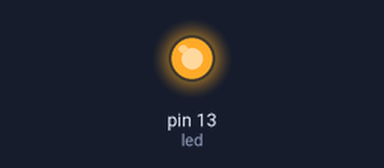
A sketch run on a simulated Arduino Uno, built with avr-gcc and run on an emulated ATmega328P. Shown: output pins drawn as LEDs (lit = HIGH). What the sketch prints to the serial monitor is not drawn.

Above: at 0.2 s.
At 21.7 s:
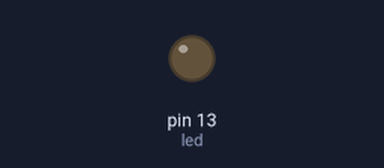
Timing chart, 0 to 24.1 s (numbered marks = the images above):
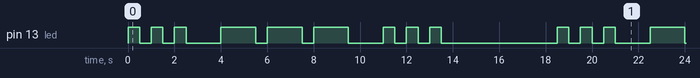

Measured:
- by itself, pin 13 (led): repeats every 18.5 s: 2 × (LOW 0.50 s, HIGH 0.50 s), LOW 1.5 s, 2 × (HIGH 1.5 s, LOW 0.50 s), HIGH 1.5 s, LOW 1.5 s, 2 × (HIGH 0.50 s, LOW 0.50 s), HIGH 0.50 s, LOW 5.0 s, HIGH 0.50 s
- by itself, everything shown: repeats every 18.5 s, in 18 steps

The sketch:

MorseBlink.ino
```cpp
/*
  MorseBlink
  Turns a string into a led Morse Code sequence

  created July 31 2014
  by Marcos Labad
 */

 // led port to use
 int led = 13;

 // set the dot duration. Any other depend on it
 int dotDuration = 500;

 int dashDuration = dotDuration * 3;
 int silenceDuration = dotDuration;
 int letterSeparator  = dashDuration;
 int wordSeparator = dotDuration * 7;

 int i;

 char message[] = "SOS";

// setup func
void setup() {
  // initialize digital pin 13, Arduino UNO built in
  pinMode(led, OUTPUT);
  // initialize Serial
  Serial.begin(9600);
}

// loop func
void loop() {

  for (i = 0; i < sizeof(message) - 1; i++) {
      switch (message[i]) {
        case 'S':
          Serial.print("S");
          dot();
          silence();
          dot();
          silence();
          dot();
        break;
        case 'O':
          Serial.print("O");
          dash();
          silence();
          dash();
          silence();
          dash();
        break;
        case ' ':
          Serial.print(" ");
          wordSpace();
        break;
        default:
          Serial.print("ERROR");
          // do nothing
          digitalWrite(led, LOW);
      }
      Serial.print("--LETTER--");
      letter();
  }
    Serial.print("--WORD--");
    wordSpace();
}

void dash() {
   digitalWrite(led, HIGH);
   delay(dashDuration);
}

void dot() {
   digitalWrite(led, HIGH);
   delay(dotDuration);
}

void silence() {
   digitalWrite(led, LOW);
   delay(silenceDuration);
}

void letter() {
   digitalWrite(led, LOW);
   delay(letterSeparator);
}

void wordSpace() {
   digitalWrite(led, LOW);
   delay(wordSeparator);
}
```
